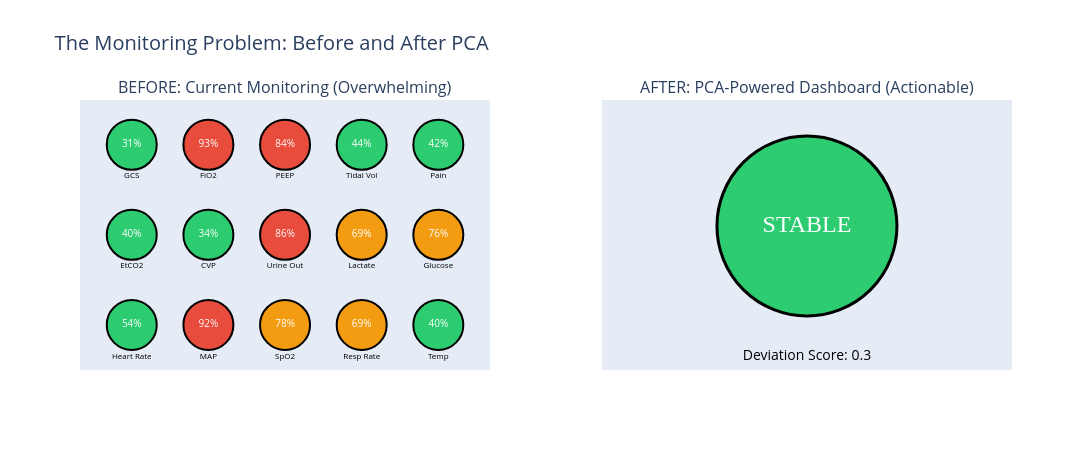

Notebook code cell kept with this figure:
### Markdown cell above
---

## 1. The $50,000 Question: Which Channels Actually Matter?

**The Challenge Your Critical Care Team Faces Every Day:**

Every ICU bed streams 100+ measurements. Nurses and intensivists see thousands of numbers per shift:
- Hemodynamics: heart rate, arterial pressure, central venous pressure
- Respiratory: SpO2, respiratory rate, end-tidal CO2, ventilator settings
- Laboratory: lactate, glucose, renal markers
- Neurological and comfort: conscious level, sedation, pain

**The Problem:**
- Alarm fatigue: most monitor alarms are not clinically actionable, so real ones get muted
- A patient can deteriorate while every single channel is still inside its own limits
- Staff spend the shift watching screens instead of at the bedside
- Deterioration is recognized late, when rescue is harder and costlier

**The Promise:**
What if you could watch an entire ward using just **3-5 "vital signs of the vital signs"** that capture **95% of what matters**?

### Code cell
# Visualize the monitoring problem
def create_dashboard_comparison():
    """Show the before/after of bedside monitoring."""

    fig = make_subplots(
        rows=1, cols=2,
        subplot_titles=(
            'BEFORE: Current Monitoring (Overwhelming)',
            'AFTER: PCA-Powered Dashboard (Actionable)'
        ),
        horizontal_spacing=0.12
    )

    # LEFT SIDE: Overwhelming channel display
    channel_names = [
        'Heart Rate', 'MAP', 'SpO2', 'Resp Rate', 'Temp',
        'EtCO2', 'CVP', 'Urine Out', 'Lactate', 'Glucose',
        'GCS', 'FiO2', 'PEEP', 'Tidal Vol', 'Pain'
    ]

    np.random.seed(42)
    x_positions = np.tile(np.arange(5), 3)
    y_positions = np.repeat(np.arange(3), 5)
    values = np.random.uniform(30, 95, 15)
    colors = ['#e74c3c' if v > 80 else '#f39c12' if v > 60 else '#2ecc71' for v in values]

    fig.add_trace(
        go.Scatter(
            x=x_positions,
            y=y_positions,
            mode='markers+text',
            marker=dict(size=50, color=colors, line=dict(color='black', width=2)),
            text=[f'{v:.0f}%' for v in values],
            textposition='middle center',
            textfont=dict(size=10, color='white'),
            hovertext=channel_names,
            hoverinfo='text',
            showlegend=False
        ),
        row=1, col=1
    )

    fig.add_trace(
        go.Scatter(
            x=x_positions,
            y=y_positions - 0.35,
            mode='text',
            text=channel_names,
            textposition='middle center',
            textfont=dict(size=8, color='black'),
            showlegend=False
        ),
        row=1, col=1
    )

    # RIGHT SIDE: Single deviation score (the real value of PCA)
    fig.add_trace(
        go.Scatter(
            x=[1],
            y=[1],
            mode='markers+text',
            marker=dict(size=180, color='#2ecc71', line=dict(color='black', width=3)),
            text=['STABLE'],
            textposition='middle center',
            textfont=dict(size=24, color='white', family='Arial Black'),
            showlegend=False
        ),
        row=1, col=2
    )

    fig.add_trace(
        go.Scatter(
            x=[1],
            y=[0.2],
            mode='text',
            text=['Deviation Score: 0.3'],
            textposition='middle center',
            textfont=dict(size=14, color='black'),
            showlegend=False
        ),
        row=1, col=2
    )

    fig.update_layout(
        title=dict(text='The Monitoring Problem: Before and After PCA', font=dict(size=20)),
        width=1200,
        height=450,
        showlegend=False
    )

    for col in [1, 2]:
        fig.update_xaxes(showticklabels=False, showgrid=False, zeroline=False, row=1, col=col)
        fig.update_yaxes(showticklabels=False, showgrid=False, zeroline=False, row=1, col=col)

    fig.show()

    print("\n15 channels → 1 deviation score")
    print("Stable patient = low score, deteriorating patient = high score")
    print("Simple. Actionable. Early warning.")

create_dashboard_comparison()

### Figure 1 — Plotly figure (JSON) as saved in the notebook; plotly's stock layout.template omitted (floating-point values rounded to 4 significant figures)
{"data": [{"hoverinfo": "text", "hovertext": ["Heart Rate", "MAP", "SpO2", "Resp Rate", "Temp", "EtCO2", "CVP", "Urine Out", "Lactate", "Glucose", "GCS", "FiO2", "PEEP", "Tidal Vol", "Pain"], "marker": {"color": ["#2ecc71", "#e74c3c", "#f39c12", "#f39c12", "#2ecc71", "#2ecc71", "#2ecc71", "#e74c3c", "#f39c12", "#f39c12", "#2ecc71", "#e74c3c", "#e74c3c", "#2ecc71", "#2ecc71"], "line": {"color": "black", "width": 2}, "size": 50}, "mode": "markers+text", "showlegend": false, "text": ["54%", "92%", "78%", "69%", "40%", "40%", "34%", "86%", "69%", "76%", "31%", "93%", "84%", "44%", "42%"], "textfont": {"color": "white", "size": 10}, "textposition": "middle center", "type": "scatter", "x": [0, 1, 2, 3, 4, 0, 1, 2, 3, 4, 0, 1, 2, 3, 4], "xaxis": "x", "y": [0, 0, 0, 0, 0, 1, 1, 1, 1, 1, 2, 2, 2, 2, 2], "yaxis": "y"}, {"mode": "text", "showlegend": false, "text": ["Heart Rate", "MAP", "SpO2", "Resp Rate", "Temp", "EtCO2", "CVP", "Urine Out", "Lactate", "Glucose", "GCS", "FiO2", "PEEP", "Tidal Vol", "Pain"], "textfont": {"color": "black", "size": 8}, "textposition": "middle center", "type": "scatter", "x": [0, 1, 2, 3, 4, 0, 1, 2, 3, 4, 0, 1, 2, 3, 4], "xaxis": "x", "y": [-0.35, -0.35, -0.35, -0.35, -0.35, 0.65, 0.65, 0.65, 0.65, 0.65, 1.65, 1.65, 1.65, 1.65, 1.65], "yaxis": "y"}, {"marker": {"color": "#2ecc71", "line": {"color": "black", "width": 3}, "size": 180}, "mode": "markers+text", "showlegend": false, "text": ["STABLE"], "textfont": {"color": "white", "family": "Arial Black", "size": 24}, "textposition": "middle center", "type": "scatter", "x": [1], "xaxis": "x2", "y": [1], "yaxis": "y2"}, {"mode": "text", "showlegend": false, "text": ["Deviation Score: 0.3"], "textfont": {"color": "black", "size": 14}, "textposition": "middle center", "type": "scatter", "x": [1], "xaxis": "x2", "y": [0.2], "yaxis": "y2"}], "layout": {"annotations": [{"font": {"size": 16}, "showarrow": false, "text": "BEFORE: Current Monitoring (Overwhelming)", "x": 0.22, "xanchor": "center", "xref": "paper", "y": 1.0, "yanchor": "bottom", "yref": "paper"}, {"font": {"size": 16}, "showarrow": false, "text": "AFTER: PCA-Powered Dashboard (Actionable)", "x": 0.78, "xanchor": "center", "xref": "paper", "y": 1.0, "yanchor": "bottom", "yref": "paper"}], "height": 450, "showlegend": false, "title": {"font": {"size": 20}, "text": "The Monitoring Problem: Before and After PCA"}, "width": 1200, "xaxis": {"anchor": "y", "domain": [0.0, 0.44], "showgrid": false, "showticklabels": false, "zeroline": false}, "xaxis2": {"anchor": "y2", "domain": [0.56, 1.0], "showgrid": false, "showticklabels": false, "zeroline": false}, "yaxis": {"anchor": "x", "domain": [0.0, 1.0], "showgrid": false, "showticklabels": false, "zeroline": false}, "yaxis2": {"anchor": "x2", "domain": [0.0, 1.0], "showgrid": false, "showticklabels": false, "zeroline": false}}}
